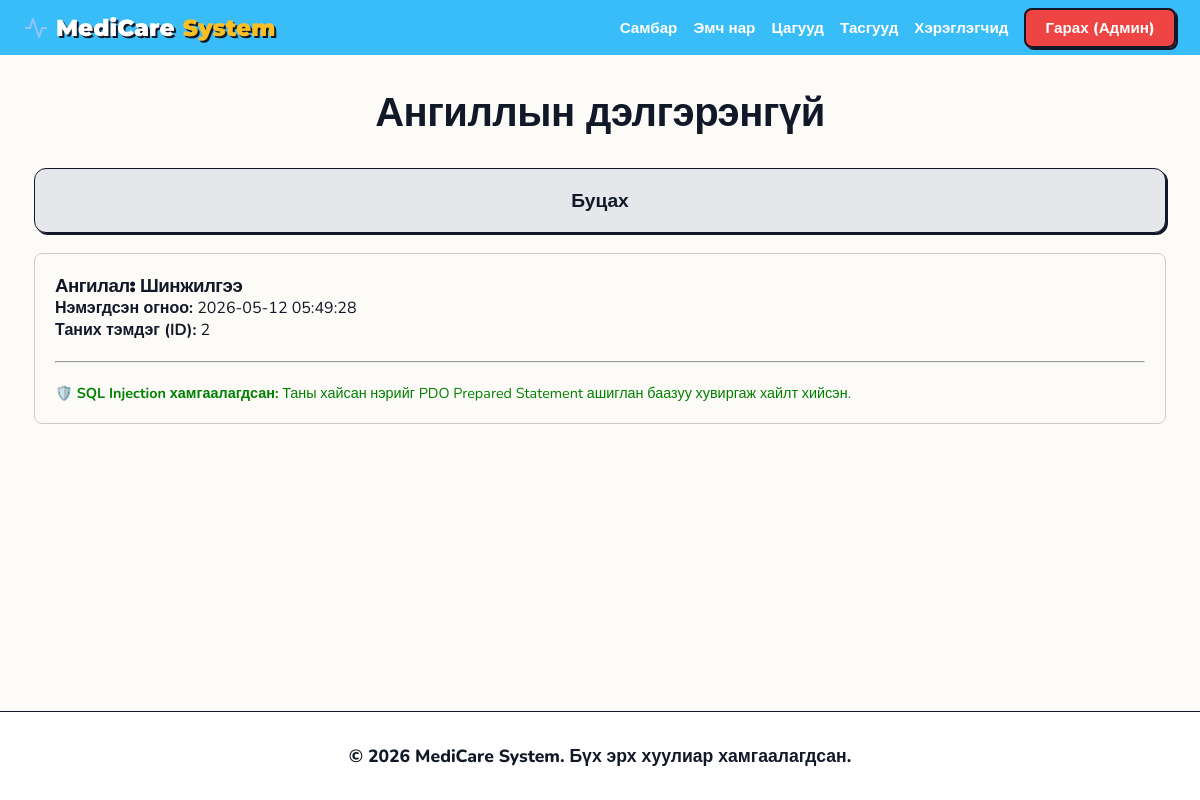
Page /admin/view_category.php?name=Шинжилгээ (signed in) on the committed database.
### tables this page shows
CREATE TABLE categories (
    id INT AUTO_INCREMENT PRIMARY KEY,
    name VARCHAR(100) NOT NULL UNIQUE,
    created_at TIMESTAMP DEFAULT CURRENT_TIMESTAMP
);

### config/security.php (called while the page is built, shortened)
<?php
function esc($string) {
    return htmlspecialchars($string ?? '', ENT_QUOTES, 'UTF-8');
}

### admin/view_category.php (the view, shortened to what this page needs)
<?php
require_once "../config/security.php";
require_once "../config/db.php";
$raw_name_from_url = $_GET['name'] ?? '';
$category_name = sanitize_string($raw_name_from_url);
$category = null;
if (!empty($category_name)) {
    $stmt = $conn->prepare("SELECT * FROM categories WHERE name = :name LIMIT 1");
    $stmt->execute([':name' => $category_name]);
    $category = $stmt->fetch();
}
?>
<?php require_once "../includes/header.php"; ?>
<div class="admin-container">
    <h2>Ангиллын дэлгэрэнгүй</h2>
    <div style="margin-bottom: 20px;">
        <a href="add_category.php" class="btn btn-secondary">Буцах</a>
    </div>
    <?php if ($category): ?>
        <div class="card" style="padding: 20px; border: 1px solid #ccc; border-radius: 8px;">
            <h3>Ангилал: <?php echo esc($category['name']); ?></h3>
            <p><strong>Нэмэгдсэн огноо:</strong> <?php echo esc($category['created_at']); ?></p>
            <p><strong>Таних тэмдэг (ID):</strong> <?php echo esc($category['id']); ?></p>
            <hr style="margin: 20px 0;">
            <p style="color: green; font-size: 0.9em;">
                🛡️ <b>SQL Injection хамгаалагдсан:</b> Таны хайсан нэрийг PDO Prepared Statement ашиглан баазуу хувиргаж хайлт хийсэн.
            </p>
        </div>
    <?php endif; ?>
</div>
<?php require_once "../includes/footer.php"; ?>

### assets/css/style.css (style rules this page uses)
:root { --bg-color: #fdfbf7; --text-main: #111827; --text-muted: #4b5563; --primary: #93c5fd; --primary-hover: #60a5fa; --secondary: #fbbf24; --secondary-hover: #f59e0b; --danger: #ef4444; --navbar-bg: #38bdf8; --border-color: #111827; --border-width: 1px; --shadow-color: #111827; --shadow-color-alt: #f97316; --card-bg: #ffffff; }
* { box-sizing: border-box; margin: 0; padding: 0; }
body { font-family: 'Nunito', sans-serif; background-color: var(--bg-color); color: var(--text-main); min-height: 100vh; display: flex; flex-direction: column; }
h1, h2, h3, h4, h5, h6 { font-family: 'Montserrat', sans-serif; font-weight: 900; text-transform: none; letter-spacing: -0.5px; }
h2 { font-size: 2.5rem; margin-bottom: 2rem; color: var(--text-main); text-align: center; }
.btn { display: block; width: 100%; padding: 1.2rem 1.5rem; border: var(--border-width) solid var(--border-color); border-radius: 12px; font-size: 1.2rem; font-weight: 900; cursor: pointer; text-align: center; text-decoration: none; transition: all 0.1s ease; font-family: 'Montserrat', sans-serif; text-transform: none; }
.btn-secondary { background: #e5e7eb; color: var(--text-main); box-shadow: 2px 2px 0px var(--border-color); }

### rows in the picture
categories: name "Шинжилгээ", created_at "2026-05-12 05:49:28", id "2"

### other values in the picture
$_SESSION['full_name'] "Админ"
